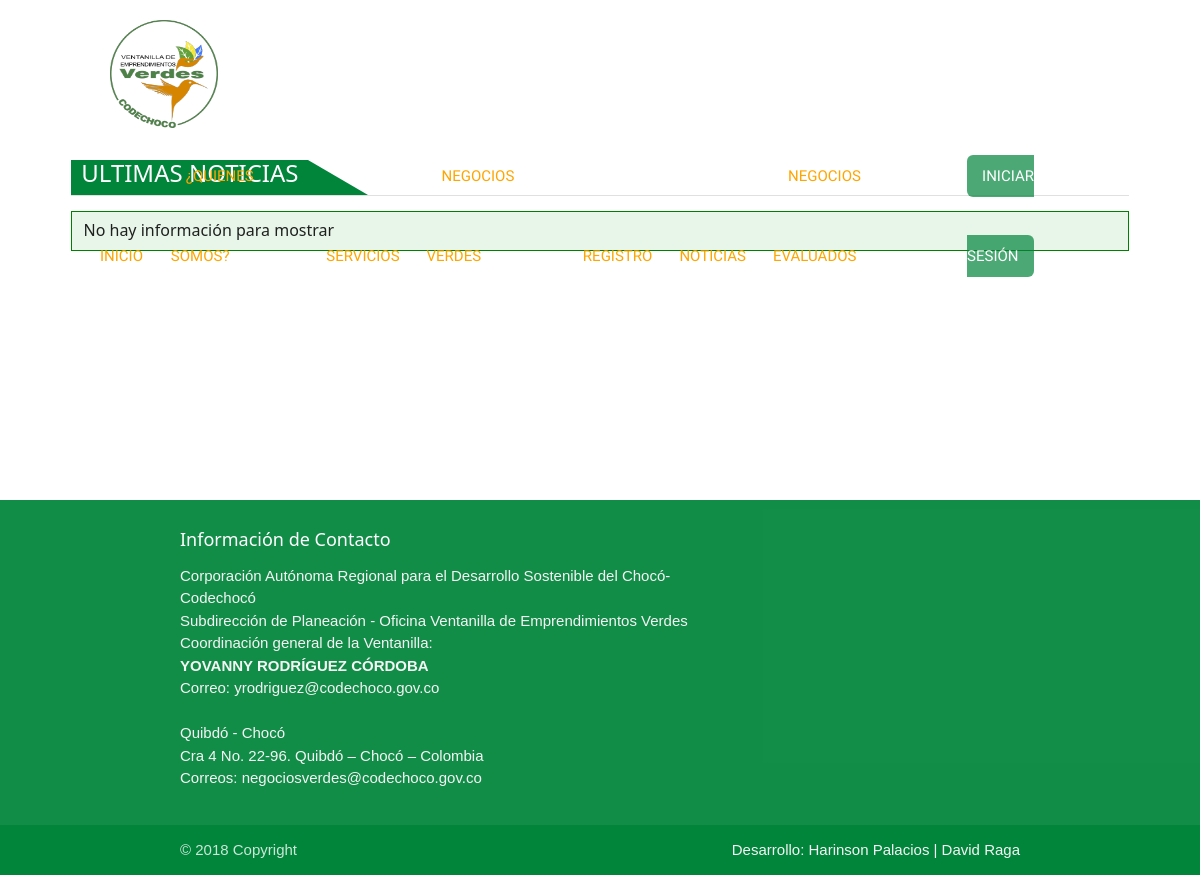
/index.php?modulo=emprendimiento/noticias, run on an earlier commit of the app's database.
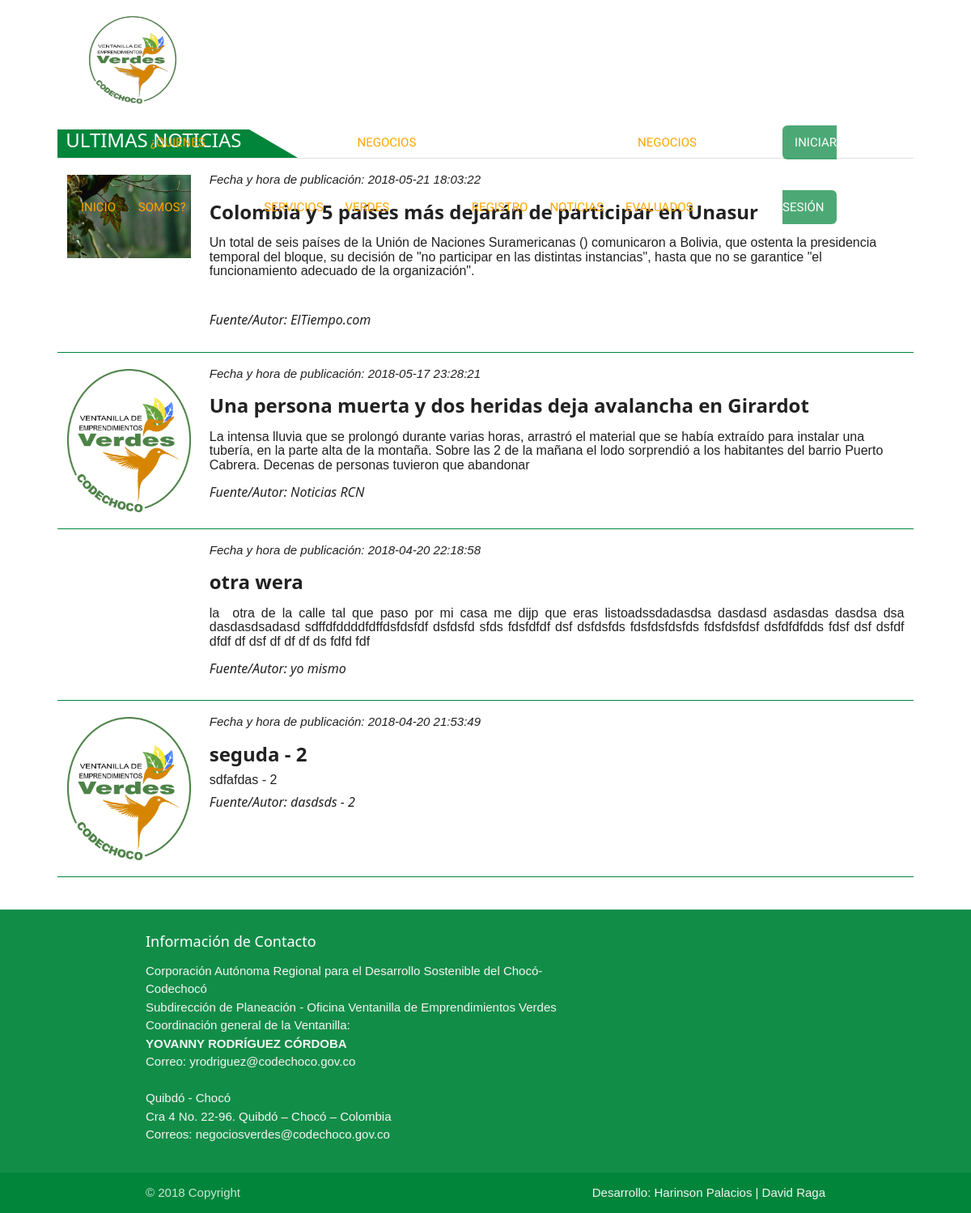
And on a later commit of the database.
### tables this page shows
CREATE TABLE `noticia` (
  `id` int(11) NOT NULL,
  `titulo` varchar(300) NOT NULL,
  `descripcion` text NOT NULL,
  `fecha_publicacion` datetime NOT NULL,
  `fuente_autor` varchar(100) NOT NULL,
  `id_img_page` int(11) NOT NULL
);

CREATE TABLE `img_page` (
  `id` int(11) NOT NULL,
  `nombre` varchar(60) NOT NULL,
  `ruta` varchar(100) NOT NULL
);

### emprendimiento/noticias/index.php (the view)
<?php include "conexion.php";
  $s = "SELECT n.id,n.titulo,n.descripcion,n.fecha_publicacion,n.fuente_autor,i.ruta as ubicacion from noticia n, img_page i where n.id_img_page = i.id order by fecha_publicacion desc" ;
  $res = mysqli_query($conn,$s) or die(mysqli_error($conn));
?>
<div class="" style="margin: 0px;padding: 0px;width: 100%;height: auto;">
<div class="row"  style="padding-top: 150px;width: 90%">
  <div class="col s12 m12 l12">
    <div class="row">
      <h3 class="diagonal" style="text-align: center;">Ultimas noticias</h3>
       <div class="divider" style=""></div>
   <?php
            if(mysqli_num_rows($res)>0){
              while($rw=mysqli_fetch_array($res)){
                $desc1 = substr($rw['descripcion'], 0,300);
                echo "<div class='row'>
                      <input type='hidden' name='id_noticia' id='id_noticia' value='$rw[id]'>
                      <div class='col s12 m2 l2'>
                        <img class='c_img' src='content_admin/content_save/img_content/$rw[ubicacion]' alt='' style='margin-top: 20px;'>
                      </div>
                      <div class='col s12 m10 l10'>
                        <p style='font-style: italic;' >Fecha y hora de publicación: $rw[fecha_publicacion]</p>
                        <h3 style='font-weight: bold;'><a id='pl' href='emprendimiento/noticias/vermas/index.php?id=$rw[id]'>
                        $rw[titulo]</a></h3>
                        <h6 style='font-family:helvetica' >$desc1</h6>
                        <h6 style='font-style: italic;'>Fuente/Autor: $rw[fuente_autor]</h6>
                      </div>
                  </div>
                  <div class='divider' style=' background-color:  #00853b;'></div>";
              }
            }else{
              echo "<div class='input-field col s12 m12 l12 green lighten-5 ' id='div_empresa' style='border: 1px solid green'><h6>No hay información para mostrar</h6></div>" ;
            }
    ?>
</div>
</div>
</div>
</div>

### index.php (shortened to what this page needs)
<?php
  if (isset($_SESSION["vev_admin_contenido"])){
    header("Location:index3.php");
  }else if (isset($_SESSION["vev_verificador"])) {
      header("Location:index2.php");
  }else if (isset($_SESSION["vev_admin_verificador"])) {
  }
  else{
 ?>
<!DOCTYPE html>
<html lang="es">
<head>
  <link rel="stylesheet" type="text/css" href="css/materialize.min.css" media="screen,projection">
  <link rel="stylesheet" type="text/css" href="css/estilo.css">
  <link rel="stylesheet" href="css/animations.css" type="text/css">
    <link rel="stylesheet" href="css/w3.css" type="text/css">
  <link rel="stylesheet" type="text/css" href="slick/slick.css"/>
  <link rel="stylesheet" type="text/css" href="slick/slick-theme.css"/>
</head>
<body >
    <div class="nav animatedParent">
    <div id="div_logo" class="animated growIn slow">
      <a  class="brand-logo" href="#"><img class="logo center" id="logo" src="img/logo1.png" style="width:118px;height:118px;padding-bottom: 5px;padding-left: 5px;border-right-width: 5px;border-top-width: 5px;padding-right: 5px;padding-top: 5px;"></a>
    </div>
      <ul class="hide-on-med-and-down">
        <li><a class="sub_line" style="font-family: 'Sniglet', cursive" href="index.php?modulo=emprendimiento/inicio">Inicio</a></li>
            <li><a class="sub_line" style="font-family: 'Sniglet', cursive" href="index.php?modulo=emprendimiento/q_somos">¿Quienes Somos?</a></li>
            <li><a class="sub_line" style="font-family: 'Sniglet', cursive" href="index.php?modulo=emprendimiento/servicios">Servicios</a></li>
            <li><a class="sub_line" style="font-family: 'Sniglet', cursive" href="index.php?modulo=emprendimiento/m_verdes">Negocios Verdes</a></li>
            <li><a class="sub_line" style="font-family: 'Sniglet', cursive" href="index.php?modulo=emprendimiento/registro">Registro</a></li>
            <li><a class="sub_line" style="font-family: 'Sniglet', cursive" href="index.php?modulo=emprendimiento/noticias">Noticias</a></li>
            <li><a class="sub_line" style="margin-right:10px;font-family: 'Sniglet', cursive" href="index.php?modulo=emprendimiento/m_evaluados">Negocios Evaluados</a></li>
        <li><a style="font-family: 'Sniglet', cursive" href="access/" class="active hoverable">Iniciar Sesión</a></li>
      </ul>
  </div>
<div style="height: auto;min-height: 500px;">
   <?php
                   $mod = @$_GET['modulo'];
                   $archivo = $mod.'/index.php';
                    if (file_exists($archivo) and !empty($_GET['modulo'])) {
                       include_once($archivo);
                    }else
                    {
                    include_once("emprendimiento/inicio/index.php");
                   }
    ?>
</div>
</body>
</html>
<footer class="page-footer" style="background-color: #00853bed;">
<div class="container">
  <div class="row">
    <div class="col l8 s12">
      <h5 class="white-text"><i class="fa fa-globe" aria-hidden="true"></i> Información de Contacto</h5>
      <p class="grey-text text-lighten-4">
          <i class="fa fa-map-marker"></i>Corporación Autónoma Regional para el Desarrollo Sostenible del Chocó-Codechocó<br>
          Subdirección de Planeación - Oficina Ventanilla de Emprendimientos Verdes<br>
          Coordinación general de la Ventanilla: <br>
          <b>YOVANNY RODRÍGUEZ CÓRDOBA</b> <br>
          Correo: yrodriguez@codechoco.gov.co <br> <br>
          <i class="fa fa-map-marker"></i> Quibdó - Chocó <br>
          <i class="fa fa-building" aria-hidden="true"></i> Cra 4 No. 22-96. Quibdó – Chocó – Colombia
          <br> <i class="fa fa-envelope-o"></i> Correos:
          negociosverdes@codechoco.gov.co <br>
      </p>
    </div>
  </div>
</div>
<div class="footer-copyright" style="background-color: #00853b">
  <div class="container">
  © <?php echo date('Y'); ?> Copyright
 <a class="grey-text text-lighten-4 right" href="#!"> Desarrollo: <i class="fa fa-code"></i> Harinson Palacios | David Raga
  </div>
</div>
</footer>
<?php
}
?>

### css/estilo.css (style rules this page uses)
.sub_line { text-decoration: none; position: relative; padding: 8px; padding-bottom: 0px; padding-top: 0px; margin-top: 13px; color:white; -webkit-transition: width .5s, height .5s,margin-right .5s, margin-top .5s; font-weight: 500; }
.sub_line:before { content: ""; position: absolute; bottom: 0; left: 0; width: 0; height: 2px; width: 100%; background-color: #00853b; animation: width 0.5s; -webkit-transform: scaleX(0); transform: scaleX(0); -webkit-transition: all 0.4s; transition: all 0.4s; border-radius: 2px; }
img#logo { -webkit-transition: width .5s, height .5s,margin-right .5s, margin-top .5s; }
div.nav { position: fixed; top: 0; left:0; width: 100%; height: 100px; padding: 10px 100px; box-sizing: border-box; transition: .3s; z-index: 300; }
div.nav ul { list-style: none; float: right !important; margin: 0px; padding: 0px; display: flex; transition: .3s }
div.nav ul li { list-style: none; }
div.nav ul li a { line-height: 80px; color: orange; padding: 12px 15px; text-decoration: none; text-transform: uppercase; transition: .3s; }
div.nav ul li a.active { background: #00853bb3; color: #fff; border-radius: 6px; }
#div_logo { padding: 5px; margin: 0px !important; width: 130px; height: 126px; margin-right: 0px; background-color: #fff; border-radius: 68px; transition: .3s; display: inline-block; }
.c_img { width: 100%; height: inherit; background-repeat: no-repeat; background-position: center center; background-size: cover; }
.diagonal { width: max-content; height: 0px; border-right: 60px solid transparent; border-bottom: 35px solid #00853b; color: #fff; text-transform: uppercase; margin-bottom: 0px; padding-left: 10px; padding-right: 10px; }

### css/animations.css (style rules this page uses)
.animated { -webkit-animation-duration:1s;animation-duration:1s;-webkit-animation-fill-mode:both;animation-fill-mode:both; }
.slow { -webkit-animation-duration:1.5s;animation-duration:1.5s;-webkit-animation-fill-mode:both;animation-fill-mode:both; }
.growIn { -webkit-transform:scale(0.2);transform:scale(0.2);opacity:0; }
.growIn.go { -webkit-animation-name:growIn;animation-name:growIn; }

### css/w3.css (style rules this page uses)
html { box-sizing:border-box }
*,*:before,*:after { box-sizing:inherit }
html { -ms-text-size-adjust:100%;-webkit-text-size-adjust:100% }
body { margin:0 }
article,aside,details,figcaption,figure,footer,header,main,menu,nav,section,summary { display:block }
a { background-color:transparent;-webkit-text-decoration-skip:objects }
img { border-style:none }
html,body { font-family:Verdana,sans-serif;font-size:15px;line-height:1.5 }
html { overflow-x:hidden }
h3 { font-size:24px }
h5 { font-size:18px }
h6 { font-size:16px }
h1,h2,h3,h4,h5,h6 { font-family:"Segoe UI",Arial,sans-serif;font-weight:400;margin:10px 0 }
img { vertical-align:middle }
a { color:inherit }

What changed in the data, as far as the page shows it:
now on this page (row edited): noticia: id_img_page.ruta (picture), fecha_publicacion "2018-05-21 18:03:22", titulo "Colombia y 5 países más dejarán de participar en Unasur", descripcion "Un total de seis países de la Unión de Naciones Suramericanas () comunicaron a Bolivia, que ostenta la presidencia temporal del bloque, su decisión de \"no participar en las distintas instancias\", hasta que no se garantice \"el funcionamiento adecuado de la organización\".", fuente_autor "ElTiempo.com"
added noticia: id_img_page.ruta (picture), fecha_publicacion "2018-05-17 23:28:21", titulo "Una persona muerta y dos heridas deja avalancha en Girardot", descripcion "La intensa lluvia que se prolongó durante varias horas, arrastró el material que se había extraído para instalar una tubería, en la parte alta de la montaña. Sobre las 2 de la mañana el lodo sorprendió a los habitantes del barrio Puerto Cabrera. Decenas de personas tuvieron que abandonar", fuente_autor "Noticias RCN"
now on this page (row edited): noticia: fecha_publicacion "2018-04-20 22:18:58", titulo "otra wera", descripcion "la otra de la calle tal que paso por mi casa me dijp que eras listoadssdadasdsa dasdasd asdasdas dasdsa dsa dasdasdsadasd sdffdfddddfdffdsfdsfdf dsfdsfd sfds fdsfdfdf dsf dsfdsfds fdsfdsfdsfds fdsfdsfdsf dsfdfdfdds fdsf dsf dsfdf dfdf df dsf df df df ds fdfd fdf", fuente_autor "yo mismo"
now on this page (row edited): noticia: id_img_page.ruta (picture), fecha_publicacion "2018-04-20 21:53:49", titulo "seguda - 2", descripcion "sdfafdas - 2", fuente_autor "dasdsds - 2"
Also different on the page:
text no longer shown: "No hay información para mostrar"
